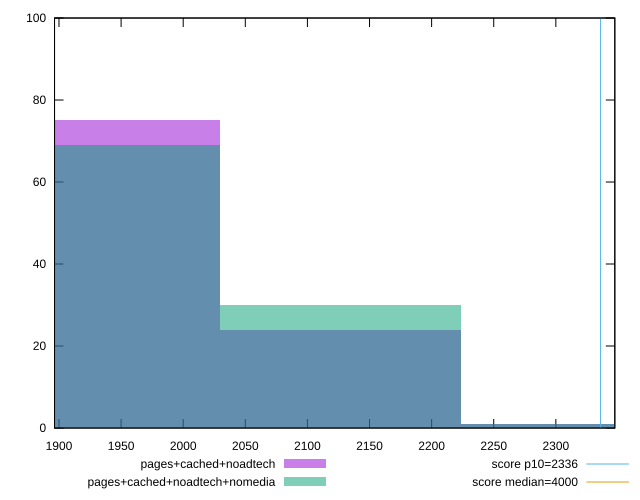

Here is the gnuplot script that generated this plot:
reset

$pagesCachedNoadtech <<EOF
2320.0157863286713 1
1933.346488607226 75
2126.6811374679487 24
EOF

$pagesCachedNoadtechNomedia <<EOF
2320.0157863286713 1
1933.346488607226 69
2126.6811374679487 30
EOF

set key outside below
set boxwidth 193.3346488607226
set xrange [1896.4170000000004:2347.4829999999997]
set yrange [0:100]
set trange [0:100]
set style fill transparent solid 0.5 noborder

set parametric
set terminal svg size 640, 500 enhanced background rgb 'white'
set output "report_00018_2021-02-10T15-25-16.877Z/first-meaningful-paint/comparison/histogram/2_vs_3.svg"

plot $pagesCachedNoadtech title "pages+cached+noadtech" with boxes, \
     $pagesCachedNoadtechNomedia title "pages+cached+noadtech+nomedia" with boxes, \
     2336,t title "score p10=2336", \
     4000,t title "score median=4000"

reset
